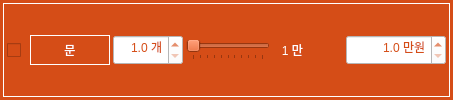
              <widget class="QFrame" name="frame_128">
               <property name="minimumSize">
                <size>
                 <width>0</width>
                 <height>30</height>
                </size>
               </property>
               <property name="maximumSize">
                <size>
                 <width>16777215</width>
                 <height>16777215</height>
                </size>
               </property>
               <property name="font">
                <font>
                 <family>나눔고딕 ExtraBold</family>
                 <pointsize>9</pointsize>
                 <weight>9</weight>
                 <italic>false</italic>
                 <bold>false</bold>
                </font>
               </property>
               <property name="styleSheet">
                <string notr="true">background-color: rgb(213, 77, 23);
font: 75 9pt &quot;나눔고딕 ExtraBold&quot;;</string>
               </property>
               <layout class="QHBoxLayout" name="horizontalLayout_275">
                <property name="leftMargin">
                 <number>3</number>
                </property>
                <property name="topMargin">
                 <number>3</number>
                </property>
                <property name="rightMargin">
                 <number>3</number>
                </property>
                <property name="bottomMargin">
                 <number>3</number>
                </property>
                <item>
                 <widget class="QFrame" name="horizontalFrame_26">
                  <property name="styleSheet">
                   <string notr="true">color: rgb(255, 255, 255);</string>
                  </property>
                  <property name="frameShape">
                   <enum>QFrame::Box</enum>
                  </property>
                  <layout class="QHBoxLayout" name="horizontalLayout_97">
                   <property name="spacing">
                    <number>3</number>
                   </property>
                   <property name="leftMargin">
                    <number>3</number>
                   </property>
                   <property name="topMargin">
                    <number>3</number>
                   </property>
                   <property name="rightMargin">
                    <number>3</number>
                   </property>
                   <property name="bottomMargin">
                    <number>3</number>
                   </property>
                   <item>
                    <widget class="QCheckBox" name="checkBox_demol_door">
                     <property name="minimumSize">
                      <size>
                       <width>20</width>
                       <height>30</height>
                      </size>
                     </property>
                     <property name="maximumSize">
                      <size>
                       <width>16777215</width>
                       <height>16777215</height>
                      </size>
                     </property>
                     <property name="styleSheet">
                      <string notr="true">color: rgb(255, 255, 255);</string>
                     </property>
                     <property name="text">
                      <string/>
                     </property>
                     <property name="checked">
                      <bool>false</bool>
                     </property>
                     <property name="tristate">
                      <bool>false</bool>
                     </property>
                    </widget>
                   </item>
                   <item>
                    <widget class="QLabel" name="label_23">
                     <property name="sizePolicy">
                      <sizepolicy hsizetype="Preferred" vsizetype="Fixed">
                       <horstretch>0</horstretch>
                       <verstretch>0</verstretch>
                      </sizepolicy>
                     </property>
                     <property name="minimumSize">
                      <size>
                       <width>80</width>
                       <height>30</height>
                      </size>
                     </property>
                     <property name="maximumSize">
                      <size>
                       <width>80</width>
                       <height>16777215</height>
                      </size>
                     </property>
                     <property name="font">
                      <font>
                       <family>나눔고딕 ExtraBold</family>
                       <pointsize>9</pointsize>
                       <weight>9</weight>
                       <italic>false</italic>
                       <bold>false</bold>
                      </font>
                     </property>
                     <property name="styleSheet">
                      <string notr="true">background-color: rgb(213, 77, 23);
color: rgb(255, 255, 255);</string>
                     </property>
                     <property name="frameShape">
                      <enum>QFrame::Box</enum>
                     </property>
                     <property name="text">
                      <string>문</string>
                     </property>
                     <property name="alignment">
                      <set>Qt::AlignCenter</set>
                     </property>
                    </widget>
                   </item>
                   <item>
                    <widget class="QDoubleSpinBox" name="doubleSpinBox_demol_area_door">
                     <property name="minimumSize">
                      <size>
                       <width>70</width>
                       <height>30</height>
                      </size>
                     </property>
                     <property name="styleSheet">
                      <string notr="true">background-color: rgb(255, 255, 255);
color: rgb(213, 77, 23);</string>
                     </property>
                     <property name="alignment">
                      <set>Qt::AlignRight|Qt::AlignTrailing|Qt::AlignVCenter</set>
                     </property>
                     <property name="prefix">
                      <string/>
                     </property>
                     <property name="suffix">
                      <string> 개</string>
                     </property>
                     <property name="decimals">
                      <number>1</number>
                     </property>
                     <property name="minimum">
                      <double>1.000000000000000</double>
                     </property>
                     <property name="maximum">
                      <double>20.000000000000000</double>
                     </property>
                     <property name="singleStep">
                      <double>1.000000000000000</double>
                     </property>
                     <property name="value">
                      <double>1.000000000000000</double>
                     </property>
                    </widget>
                   </item>
                   <item>
                    <widget class="QSlider" name="horizontalSlider_demol_door">
                     <property name="minimum">
                      <number>10</number>
                     </property>
                     <property name="maximum">
                      <number>20</number>
                     </property>
                     <property name="singleStep">
                      <number>1</number>
                     </property>
                     <property name="pageStep">
                      <number>1</number>
                     </property>
                     <property name="value">
                      <number>10</number>
                     </property>
                     <property name="orientation">
                      <enum>Qt::Horizontal</enum>
                     </property>
                     <property name="invertedAppearance">
                      <bool>false</bool>
                     </property>
                     <property name="invertedControls">
                      <bool>false</bool>
                     </property>
                     <property name="tickPosition">
                      <enum>QSlider::TicksBelow</enum>
                     </property>
                     <property name="tickInterval">
                      <number>1</number>
                     </property>
                    </widget>
                   </item>
                   <item>
                    <widget class="QLabel" name="label_demol_door">
                     <property name="minimumSize">
                      <size>
                       <width>30</width>
                       <height>0</height>
                      </size>
                     </property>
                     <property name="text">
                      <string>1 만</string>
                     </property>
                     <property name="alignment">
                      <set>Qt::AlignRight|Qt::AlignTrailing|Qt::AlignVCenter</set>
                     </property>
                    </widget>
                   </item>
                   <item>
                    <spacer name="horizontalSpacer_16">
                     <property name="orientation">
                      <enum>Qt::Horizontal</enum>
                     </property>
                     <property name="sizeType">
                      <enum>QSizePolicy::Preferred</enum>
                     </property>
                     <property name="sizeHint" stdset="0">
                      <size>
                       <width>40</width>
                       <height>20</height>
                      </size>
                     </property>
                    </spacer>
                   </item>
                   <item>
                    <widget class="QDoubleSpinBox" name="doubleSpinBox_demol_cost_door">
                     <property name="minimumSize">
                      <size>
                       <width>100</width>
                       <height>30</height>
                      </size>
                     </property>
                     <property name="styleSheet">
                      <string notr="true">background-color: rgb(255, 255, 255);
color: rgb(213, 77, 23);</string>
                     </property>
                     <property name="alignment">
                      <set>Qt::AlignRight|Qt::AlignTrailing|Qt::AlignVCenter</set>
                     </property>
                     <property name="prefix">
                      <string/>
                     </property>
                     <property name="suffix">
                      <string> 만원</string>
                     </property>
                     <property name="decimals">
                      <number>1</number>
                     </property>
                     <property name="minimum">
                      <double>1.000000000000000</double>
                     </property>
                     <property name="maximum">
                      <double>500.000000000000000</double>
                     </property>
                     <property name="singleStep">
                      <double>1.000000000000000</double>
                     </property>
                     <property name="value">
                      <double>1.000000000000000</double>
                     </property>
                    </widget>
                   </item>
                  </layout>
                 </widget>
                </item>
               </layout>
              </widget>
